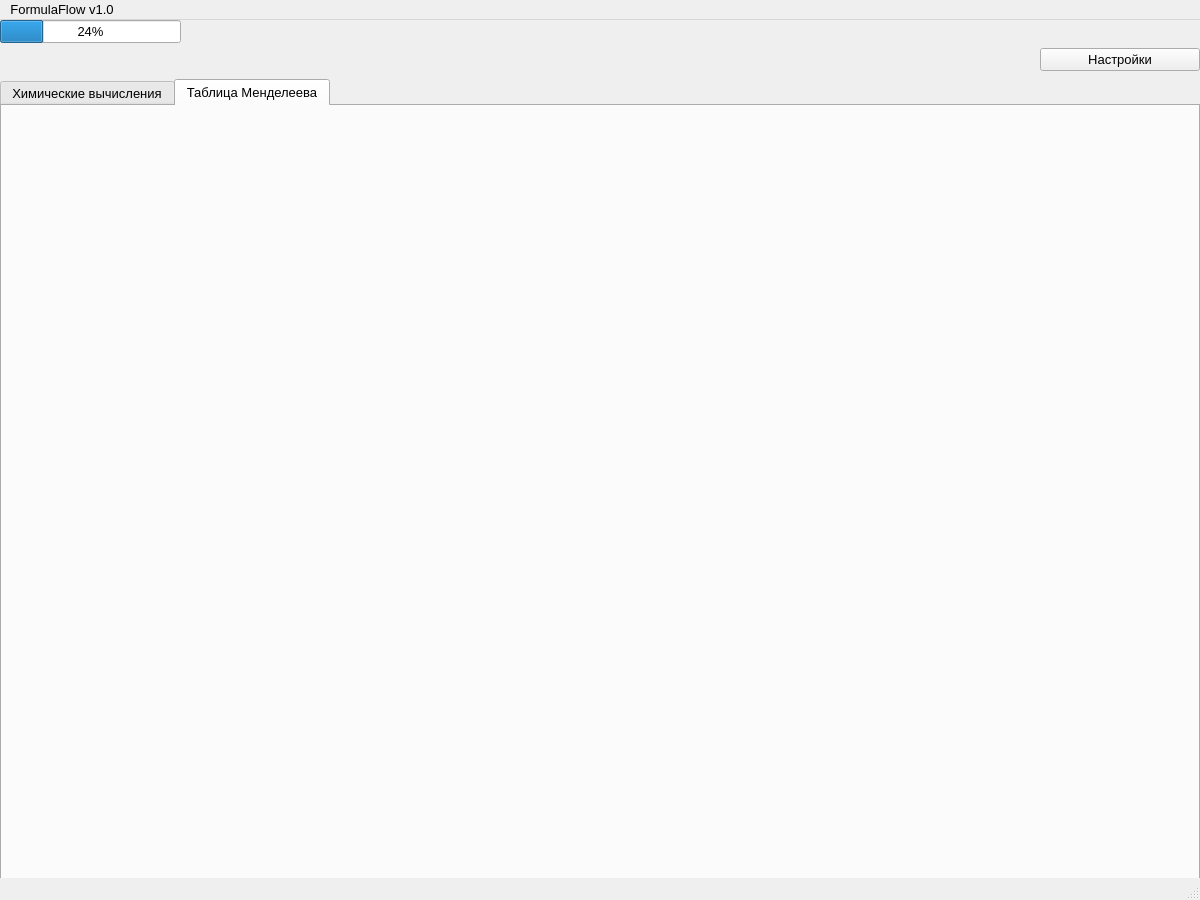
<?xml version="1.0" encoding="UTF-8"?>
<ui version="4.0">
 <class>MainWindow</class>
 <widget class="QMainWindow" name="MainWindow">
  <property name="enabled">
   <bool>true</bool>
  </property>
  <property name="geometry">
   <rect>
    <x>0</x>
    <y>0</y>
    <width>1200</width>
    <height>900</height>
   </rect>
  </property>
  <property name="font">
   <font>
    <family>Arial</family>
    <pointsize>10</pointsize>
   </font>
  </property>
  <property name="cursor">
   <cursorShape>ArrowCursor</cursorShape>
  </property>
  <property name="windowTitle">
   <string>Главное окно</string>
  </property>
  <property name="locale">
   <locale language="Russian" country="Russia"/>
  </property>
  <widget class="QWidget" name="centralwidget">
   <widget class="QTabWidget" name="tabWidget">
    <property name="geometry">
     <rect>
      <x>0</x>
      <y>59</y>
      <width>1200</width>
      <height>920</height>
     </rect>
    </property>
    <property name="currentIndex">
     <number>1</number>
    </property>
    <widget class="QWidget" name="chemestry_operations">
     <attribute name="title">
      <string>Химические вычисления</string>
     </attribute>
    </widget>
    <widget class="QWidget" name="periodic_table">
     <attribute name="title">
      <string>Таблица Менделеева</string>
     </attribute>
    </widget>
   </widget>
   <widget class="QProgressBar" name="progressBar">
    <property name="geometry">
     <rect>
      <x>0</x>
      <y>0</y>
      <width>181</width>
      <height>23</height>
     </rect>
    </property>
    <property name="value">
     <number>24</number>
    </property>
   </widget>
   <widget class="QWidget" name="horizontalLayoutWidget">
    <property name="geometry">
     <rect>
      <x>1040</x>
      <y>0</y>
      <width>160</width>
      <height>80</height>
     </rect>
    </property>
    <layout class="QHBoxLayout" name="horizontalLayout_2">
     <item>
      <widget class="QPushButton" name="pushButton">
       <property name="text">
        <string>Настройки</string>
       </property>
      </widget>
     </item>
    </layout>
   </widget>
  </widget>
  <widget class="QStatusBar" name="statusbar"/>
  <widget class="QMenuBar" name="menubar">
   <property name="geometry">
    <rect>
     <x>0</x>
     <y>0</y>
     <width>1200</width>
     <height>21</height>
    </rect>
   </property>
   <widget class="QMenu" name="menuFormulaFlow_v1_0">
    <property name="tearOffEnabled">
     <bool>false</bool>
    </property>
    <property name="title">
     <string>FormulaFlow v1.0</string>
    </property>
   </widget>
   <addaction name="menuFormulaFlow_v1_0"/>
  </widget>
 </widget>
 <resources/>
 <connections/>
</ui>
